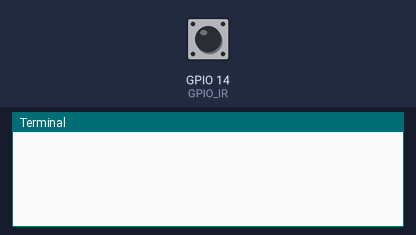
Simulated run of this program. Board: Raspberry Pi (BCM pin numbers). Shown: the last lines printed to the terminal. The inputs (shaded band) are chosen by the test bench; at power-on: GPIO 14 (GPIO_IR) LOW. The clock reads 2024-03-15 10:24:30 at power-on unless the program sets it.

Above: at 1.2 s.
1.3 s: GPIO 14 (GPIO_IR) pulsed HIGH 2 times (0.12 s each, 0.3 s apart)
At 2.7 s:
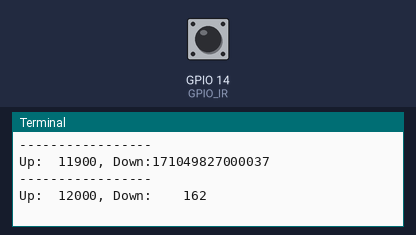
3.4 s: GPIO 14 (GPIO_IR) pulsed HIGH 5 times (0.12 s each, 0.3 s apart)
At 6.2 s:
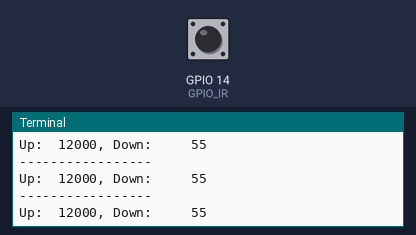

Measured:
- after the input at 1.3 s, the terminal: prints a new line after 0.12 s (image 1)
- after the input at 3.4 s, the terminal: prints a new line after 0.12 s (image 2)

The program:

ex1.py
```python
import time
import RPi.GPIO as GPIO


GPIO.setmode(GPIO.BCM)

GPIO_IR = 14
GPIO.setup(GPIO_IR,GPIO.IN)

start = 0
stop = 0

while True:
  start = time.time()
  duringDown = start-stop

  while GPIO.input(GPIO_IR) == 0:
    start = time.time()
  while GPIO.input(GPIO_IR) == 1:
    stop = time.time()
    duringUp = stop - start
  if duringUp > 0.1:
    print("-----------------")
  info = "Up:%7.f" % (duringUp*100000) + ", Down:%7.F" %(duringDown*100000)
  print (info)


GPIO.cleanup()  
```
